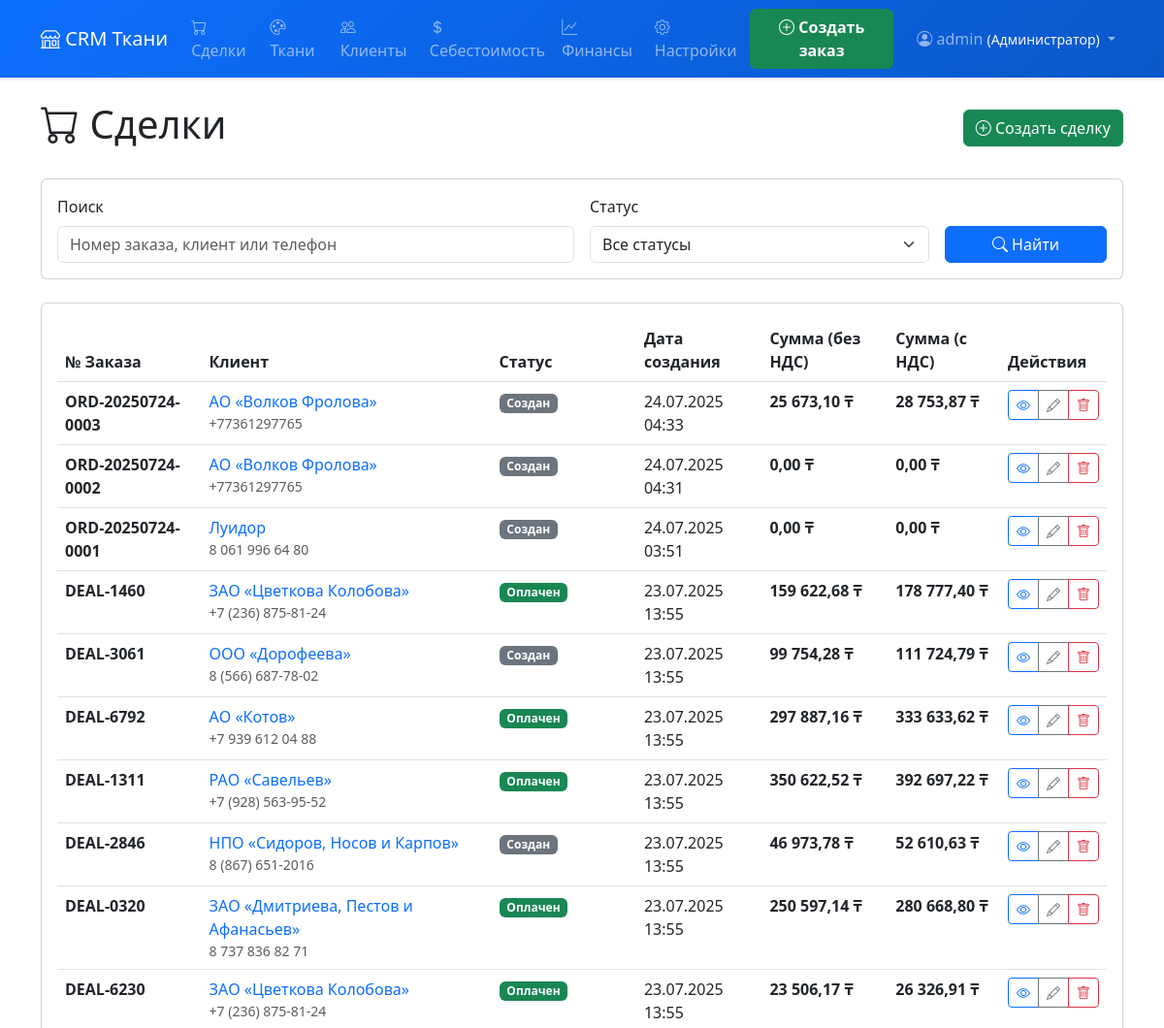
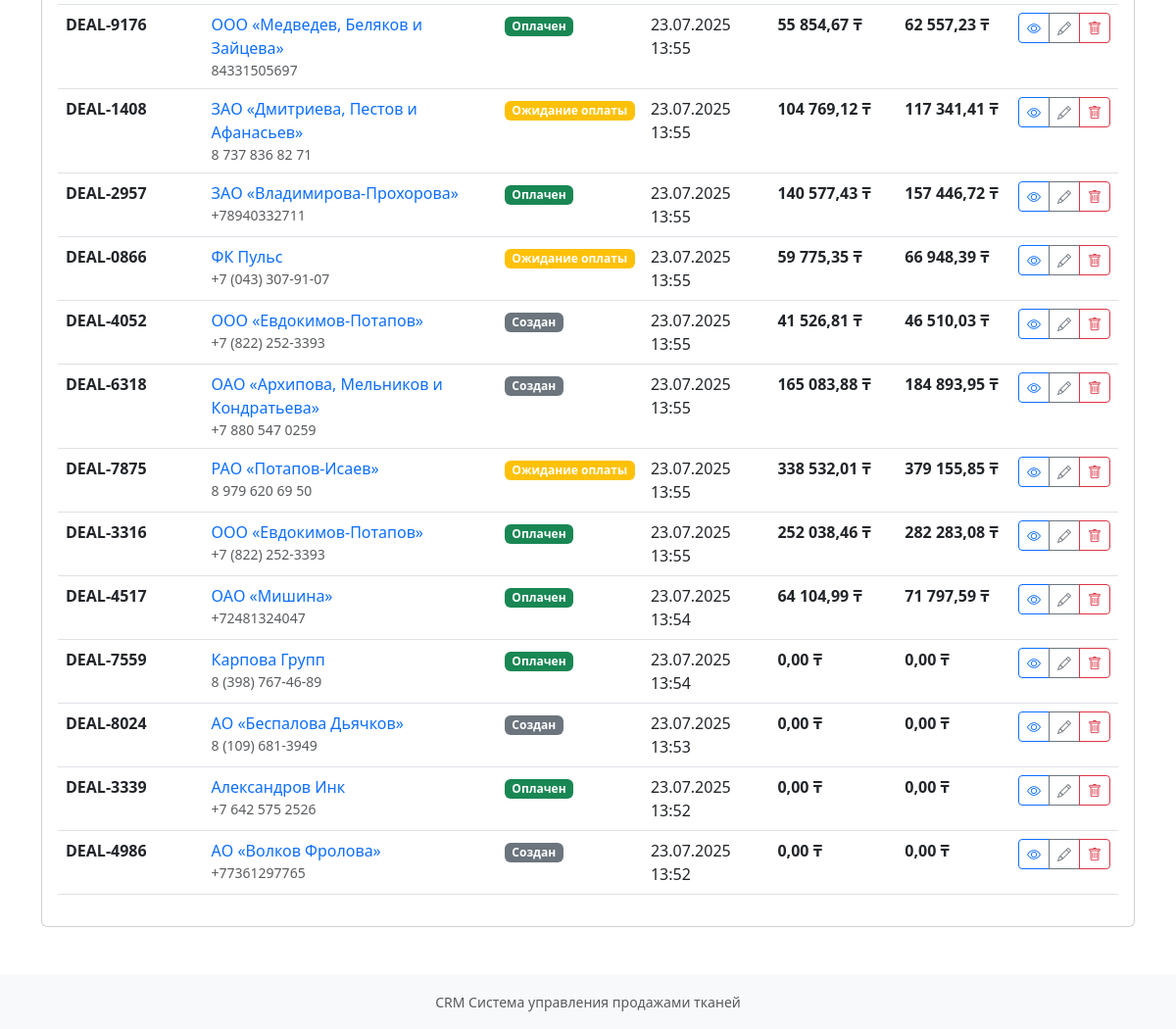
The page /deals/ (signed in) on the database its author committed (2 pictures, top to bottom).
### core/models.py (models this page shows, shortened)
class UserProfile(models.Model):
    ROLE_CHOICES = [
        ('admin', 'Администратор'),
        ('accountant', 'Бухгалтер'),
        ('warehouse', 'Складовщик')
    ]
    user = models.OneToOneField(User, on_delete=models.CASCADE, verbose_name="Пользователь")
    role = models.CharField(
        max_length=20,
        choices=ROLE_CHOICES,
        verbose_name="Роль"
    )
    class Meta:
        verbose_name = "Профиль пользователя"
        verbose_name_plural = "Профили пользователей"
    @property
    def can_manage_users(self):
        return self.role == 'admin'
    @property
    def can_view_financial_analytics(self):
        return self.role == 'admin'
    @property
    def is_warehouse_only(self):
        return self.role == 'warehouse'

### deals/models.py (models this page shows, shortened)
class Deal(models.Model):
    STATUS_CHOICES = [
        ('created', 'Создан'),
        ("pending_payment", "Ожидание оплаты"),
        ('paid', 'Оплачен')
    ]
    deal_number = models.CharField(
        max_length=50,
        unique=True,
        verbose_name="Номер заказа",
        help_text="Автоматически генерируемый номер заказа"
    )
    client = models.ForeignKey(
        Client,
        on_delete=models.CASCADE,
        verbose_name="Клиент"
    )
    status = models.CharField(
        max_length=20,
        choices=STATUS_CHOICES,
        default='created',
        verbose_name="Статус"
    )
    total_amount = models.DecimalField(
        max_digits=12,
        decimal_places=2,
        verbose_name="Сумма без НДС (₸)",
        null=True, blank=True
    )
    total_with_vat = models.DecimalField(
        max_digits=12,
        decimal_places=2,
        verbose_name="Сумма с НДС (₸)",
        null=True, blank=True
    )
    created_at = models.DateTimeField(auto_now_add=True, verbose_name="Дата создания")
    class Meta:
        verbose_name = "Сделка"
        verbose_name_plural = "Сделки"
        ordering = ['-created_at']

### clients/models.py (models this page shows, shortened)
class Client(models.Model):
    nickname = models.CharField(
        max_length=200,
        verbose_name="Никнейм / Название компании",
        help_text="Краткое название или никнейм клиента"
    )
    full_name = models.CharField(
        max_length=255,
        blank=True,
        null=True,
        verbose_name="Полное имя / ФИО контактного лица",
        help_text="Полное имя клиента или ФИО контактного лица"
    )
    phone = models.CharField(
        max_length=20,
        verbose_name="Номер телефона",
        help_text="Контактный номер телефона"
    )
    email = models.EmailField(
        max_length=255,
        blank=True,
        null=True,
        verbose_name="Email",
        help_text="Электронная почта клиента"
    )
    address = models.CharField(
        max_length=255,
        blank=True,
        null=True,
        verbose_name="Адрес",
        help_text="Физический адрес клиента"
    )
    notes = models.TextField(
        blank=True,
        verbose_name="Примечания",
        help_text="Дополнительная информация о клиенте"
    )
    created_at = models.DateTimeField(auto_now_add=True, verbose_name="Дата создания")
    class Meta:
        verbose_name = "Клиент"
        verbose_name_plural = "Клиенты"
        ordering = ['nickname']

### deals/views.py (the view)
# urls.py: path('', views.deal_list, name='deal_list'),
@login_required
def deal_list(request):
    search_query = request.GET.get('search', '')
    status_filter = request.GET.get('status', '')
    deals = Deal.objects.all().order_by('-created_at')
    if search_query:
        deals = deals.filter(
            Q(deal_number__icontains=search_query) |
            Q(client__nickname__icontains=search_query) |
            Q(client__phone__icontains=search_query)
        )
    if status_filter:
        deals = deals.filter(status=status_filter)
    context = {
        'deals': deals,
        'search_query': search_query,
        'status_filter': status_filter,
        'status_choices': Deal.STATUS_CHOICES,
    }
    return render(request, 'deals/deal_list.html', context)

### deals/templatetags/deal_filters.py (called while the page is built)
@register.filter
def format_price(value):
    if value is None:
        return "0,00"
    try:
        if isinstance(value, str):
            value = float(value.replace(',', '.'))
        else:
            value = float(value)
        formatted = f"{value:.2f}"
        if '.' in formatted:
            integer_part, decimal_part = formatted.split('.')
        else:
            integer_part = formatted
            decimal_part = '00'
        if len(integer_part) > 3:
            groups = []
            for i in range(len(integer_part), 0, -3):
                start = max(0, i - 3)
                groups.insert(0, integer_part[start:i])
            integer_part = ' '.join(groups)
        return f"{integer_part},{decimal_part}"
    except (ValueError, TypeError):
        return "0,00"

### templates/deals/deal_list.html (shortened to what this page needs)
{% extends 'base.html' %}
{% load deal_filters %}
{% block content %}
<div class="d-flex justify-content-between align-items-center mb-4">
    <h1><i class="bi bi-cart"></i> Сделки</h1>
    <a href="{% url 'deals:deal_create' %}" class="btn btn-success">
        <i class="bi bi-plus-circle"></i> Создать сделку
    </a>
</div>
<div class="card mb-4">
    <div class="card-body">
        <form method="get" class="row g-3">
            <div class="col-md-6">
                <label for="search" class="form-label">Поиск</label>
                <input type="text" class="form-control" id="search" name="search"
                       value="{{ search_query }}" placeholder="Номер заказа, клиент или телефон">
            </div>
            <div class="col-md-4">
                <label for="status" class="form-label">Статус</label>
                <select class="form-select" id="status" name="status">
                    <option value="">Все статусы</option>
                </select>
            </div>
            <div class="col-md-2 d-flex align-items-end">
                <button type="submit" class="btn btn-primary w-100">
                    <i class="bi bi-search"></i> Найти
                </button>
            </div>
        </form>
    </div>
</div>
<div class="card">
    <div class="card-body">
        {% if deals %}
            <div class="table-responsive">
                <table class="table table-hover">
                    <thead>
                        <tr>
                            <th>№ Заказа</th>
                            <th>Клиент</th>
                            <th>Статус</th>
                            <th>Дата создания</th>
                            <th>Сумма (без НДС)</th>
                            <th>Сумма (с НДС)</th>
                            <th>Действия</th>
                        </tr>
                    </thead>
                    <tbody>
                        {% for deal in deals %}
                            <tr class="clickable-row" data-href="{% url 'deals:deal_detail' deal.id %}" style="cursor: pointer;">
                                <td>
                                    <strong>{{ deal.deal_number }}</strong>
                                </td>
                                <td>
                                    <a href="{% url 'clients:client_detail' deal.client.id %}" class="text-decoration-none">
                                        {{ deal.client.nickname }}
                                    </a>
                                    {% if deal.client.phone %}
                                        <div class="small text-muted">{{ deal.client.phone }}</div>
                                    {% endif %}
                                </td>
                                <td>
                                    {% if deal.status == 'created' %}
                                        <span class="badge bg-secondary">{{ deal.get_status_display }}</span>
                                    {% elif deal.status == 'pending_payment' %}
                                        <span class="badge bg-warning">{{ deal.get_status_display }}</span>
                                    {% elif deal.status == 'paid' %}
                                        <span class="badge bg-success">{{ deal.get_status_display }}</span>
                                    {% endif %}
                                </td>
                                <td>{{ deal.created_at|date:"d.m.Y H:i" }}</td>
                                <td><strong>{{ deal.total_amount|format_price }} ₸</strong></td>
                                <td><strong>{{ deal.total_with_vat|format_price }} ₸</strong></td>
                                <td onclick="event.stopPropagation();">
                                    <div class="btn-group" role="group">
                                        <a href="{% url 'deals:deal_detail' deal.id %}"
                                           class="btn btn-sm btn-outline-primary" title="Просмотр">
                                            <i class="bi bi-eye"></i>
                                        </a>
                                        <a href="{% url 'deals:deal_edit' deal.id %}"
                                           class="btn btn-sm btn-outline-secondary" title="Редактировать">
                                            <i class="bi bi-pencil"></i>
                                        </a>
                                        {% if user.userprofile.role == 'admin' %}
                                            <button type="button" class="btn btn-sm btn-outline-danger"
                                                    onclick="deleteDeal({{ deal.id }}, '{{ deal.deal_number }}')"
                                                    title="Удалить сделку">
                                                <i class="bi bi-trash"></i>
                                            </button>
                                        {% endif %}
                                    </div>
                                </td>
                            </tr>
                        {% endfor %}
                    </tbody>
                </table>
            </div>
        {% endif %}
    </div>
</div>
{% endblock %}

### templates/base.html (shortened to what this page needs)
<!DOCTYPE html>
<html lang="ru">
<head>
    <link href="https://cdn.jsdelivr.net/npm/bootstrap@5.3.0/dist/css/bootstrap.min.css" rel="stylesheet">
    <link href="https://cdn.jsdelivr.net/npm/bootstrap-icons@1.10.0/font/bootstrap-icons.css" rel="stylesheet">
</head>
<body>
    <nav class="navbar navbar-expand-lg navbar-dark" style="background: linear-gradient(135deg, #0d6efd 0%, #0a58ca 100%); box-shadow: 0 2px 4px rgba(0,0,0,0.1);">
        <div class="container">
            <a class="navbar-brand" href="{% url 'core:home' %}">
                <i class="bi bi-shop"></i> CRM Ткани
            </a>
            {% if user.is_authenticated %}
                <div class="collapse navbar-collapse" id="navbarNav">
                    {% if not user.userprofile.is_warehouse_only %}
                        <ul class="navbar-nav me-auto">
                            <li class="nav-item">
                                <a class="nav-link" href="{% url 'deals:deal_list' %}">
                                    <i class="bi bi-cart"></i> Сделки
                                </a>
                            </li>
                            <li class="nav-item">
                                <a class="nav-link" href="{% url 'fabrics:fabric_list' %}">
                                    <i class="bi bi-palette"></i> Ткани
                                </a>
                            </li>
                            <li class="nav-item">
                                <a class="nav-link" href="{% url 'clients:client_list' %}">
                                    <i class="bi bi-people"></i> Клиенты
                                </a>
                            </li>
                            {% if user.userprofile.can_manage_users %}
                                <li class="nav-item">
                                    <a class="nav-link" href="{% url 'finances:set_fabric_cost_price' %}">
                                        <i class="bi bi-currency-dollar"></i> Себестоимость
                                    </a>
                                </li>
                            {% endif %}
                            {% if user.userprofile.can_view_financial_analytics %}
                                <li class="nav-item">
                                    <a class="nav-link" href="{% url 'finances:financial_dashboard' %}">
                                        <i class="bi bi-graph-up"></i> Финансы
                                    </a>
                                </li>
                            {% endif %}
                            {% if user.userprofile.can_manage_users %}
                                <li class="nav-item">
                                    <a class="nav-link" href="{% url 'finances:system_settings' %}">
                                        <i class="bi bi-gear"></i> Настройки
                                    </a>
                                </li>
                            {% endif %}
                        </ul>
                        <a href="{% url 'deals:deal_create' %}" class="btn btn-success me-3" style="font-weight: bold;">
                            <i class="bi bi-plus-circle"></i> Создать заказ
                        </a>
                    {% endif %}
                    <div class="navbar-nav">
                        <div class="nav-item dropdown">
                            <a class="nav-link dropdown-toggle" href="#" role="button" data-bs-toggle="dropdown">
                                <i class="bi bi-person-circle"></i> {{ user.username }}
                                <small class="text-light">({{ user.userprofile.get_role_display }})</small>
                            </a>
                        </div>
                    </div>
                </div>
            {% endif %}
        </div>
    </nav>
    <main class="container mt-4">
        {% block content %}{% endblock %}
    </main>
    <footer class="bg-light mt-5 py-3">
        <div class="container text-center">
            <small class="text-muted">CRM Система управления продажами тканей</small>
        </div>
    </footer>
</body>
</html>

### rows shown on the page
Deal: deal_number "ORD-20250724-0003", client.nickname "АО «Волков Фролова»", client.phone "+77361297765", status "Создан", created_at "24.07.2025 04:33", total_amount "25 673,10", total_with_vat "28 753,87"
Deal: deal_number "ORD-20250724-0002", client.nickname "АО «Волков Фролова»", client.phone "+77361297765", status "Создан", created_at "24.07.2025 04:31", total_amount "0,00", total_with_vat "0,00"
Deal: deal_number "ORD-20250724-0001", client.nickname "Луидор", client.phone "8 061 996 64 80", status "Создан", created_at "24.07.2025 03:51", total_amount "0,00", total_with_vat "0,00"
Deal: deal_number "DEAL-1460", client.nickname "ЗАО «Цветкова Колобова»", client.phone "+7 (236) 875-81-24", status "Оплачен", created_at "23.07.2025 13:55", total_amount "159 622,68", total_with_vat "178 777,40"
Deal: deal_number "DEAL-3061", client.nickname "ООО «Дорофеева»", client.phone "8 (566) 687-78-02", status "Создан", created_at "23.07.2025 13:55", total_amount "99 754,28", total_with_vat "111 724,79"
Deal: deal_number "DEAL-6792", client.nickname "АО «Котов»", client.phone "+7 939 612 04 88", status "Оплачен", created_at "23.07.2025 13:55", total_amount "297 887,16", total_with_vat "333 633,62"
Deal: deal_number "DEAL-1311", client.nickname "РАО «Савельев»", client.phone "+7 (928) 563-95-52", status "Оплачен", created_at "23.07.2025 13:55", total_amount "350 622,52", total_with_vat "392 697,22"
Deal: deal_number "DEAL-2846", client.nickname "НПО «Сидоров, Носов и Карпов»", client.phone "8 (867) 651-2016", status "Создан", created_at "23.07.2025 13:55", total_amount "46 973,78", total_with_vat "52 610,63"
Deal: deal_number "DEAL-0320", client.nickname "ЗАО «Дмитриева, Пестов и Афанасьев»", client.phone "8 737 836 82 71", status "Оплачен", created_at "23.07.2025 13:55", total_amount "250 597,14", total_with_vat "280 668,80"
Deal: deal_number "DEAL-6230", client.nickname "ЗАО «Цветкова Колобова»", client.phone "+7 (236) 875-81-24", status "Оплачен", created_at "23.07.2025 13:55", total_amount "23 506,17", total_with_vat "26 326,91"
Deal: deal_number "DEAL-9176", client.nickname "ООО «Медведев, Беляков и Зайцева»", client.phone "84331505697", status "Оплачен", created_at "23.07.2025 13:55", total_amount "55 854,67", total_with_vat "62 557,23"
Deal: deal_number "DEAL-1408", client.nickname "ЗАО «Дмитриева, Пестов и Афанасьев»", client.phone "8 737 836 82 71", status "Ожидание оплаты", created_at "23.07.2025 13:55", total_amount "104 769,12", total_with_vat "117 341,41"
Deal: deal_number "DEAL-2957", client.nickname "ЗАО «Владимирова-Прохорова»", client.phone "+78940332711", status "Оплачен", created_at "23.07.2025 13:55", total_amount "140 577,43", total_with_vat "157 446,72"
Deal: deal_number "DEAL-0866", client.nickname "ФК Пульс", client.phone "+7 (043) 307-91-07", status "Ожидание оплаты", created_at "23.07.2025 13:55", total_amount "59 775,35", total_with_vat "66 948,39"
Deal: deal_number "DEAL-4052", client.nickname "ООО «Евдокимов-Потапов»", client.phone "+7 (822) 252-3393", status "Создан", created_at "23.07.2025 13:55", total_amount "41 526,81", total_with_vat "46 510,03"
Deal: deal_number "DEAL-6318", client.nickname "ОАО «Архипова, Мельников и Кондратьева»", client.phone "+7 880 547 0259", status "Создан", created_at "23.07.2025 13:55", total_amount "165 083,88", total_with_vat "184 893,95"
Deal: deal_number "DEAL-7875", client.nickname "РАО «Потапов-Исаев»", client.phone "8 979 620 69 50", status "Ожидание оплаты", created_at "23.07.2025 13:55", total_amount "338 532,01", total_with_vat "379 155,85"
Deal: deal_number "DEAL-3316", client.nickname "ООО «Евдокимов-Потапов»", client.phone "+7 (822) 252-3393", status "Оплачен", created_at "23.07.2025 13:55", total_amount "252 038,46", total_with_vat "282 283,08"
Deal: deal_number "DEAL-4517", client.nickname "ОАО «Мишина»", client.phone "+72481324047", status "Оплачен", created_at "23.07.2025 13:54", total_amount "64 104,99", total_with_vat "71 797,59"
Deal: deal_number "DEAL-7559", client.nickname "Карпова Групп", client.phone "8 (398) 767-46-89", status "Оплачен", created_at "23.07.2025 13:54", total_amount "0,00", total_with_vat "0,00"
Deal: deal_number "DEAL-8024", client.nickname "АО «Беспалова Дьячков»", client.phone "8 (109) 681-3949", status "Создан", created_at "23.07.2025 13:53", total_amount "0,00", total_with_vat "0,00"
Deal: deal_number "DEAL-3339", client.nickname "Александров Инк", client.phone "+7 642 575 2526", status "Оплачен", created_at "23.07.2025 13:52", total_amount "0,00", total_with_vat "0,00"
Deal: deal_number "DEAL-4986", client.nickname "АО «Волков Фролова»", client.phone "+77361297765", status "Создан", created_at "23.07.2025 13:52", total_amount "0,00", total_with_vat "0,00"

### other values the page prints
{{ user.username }} "admin"
{{ user.userprofile.get_role_display }} "Администратор"
